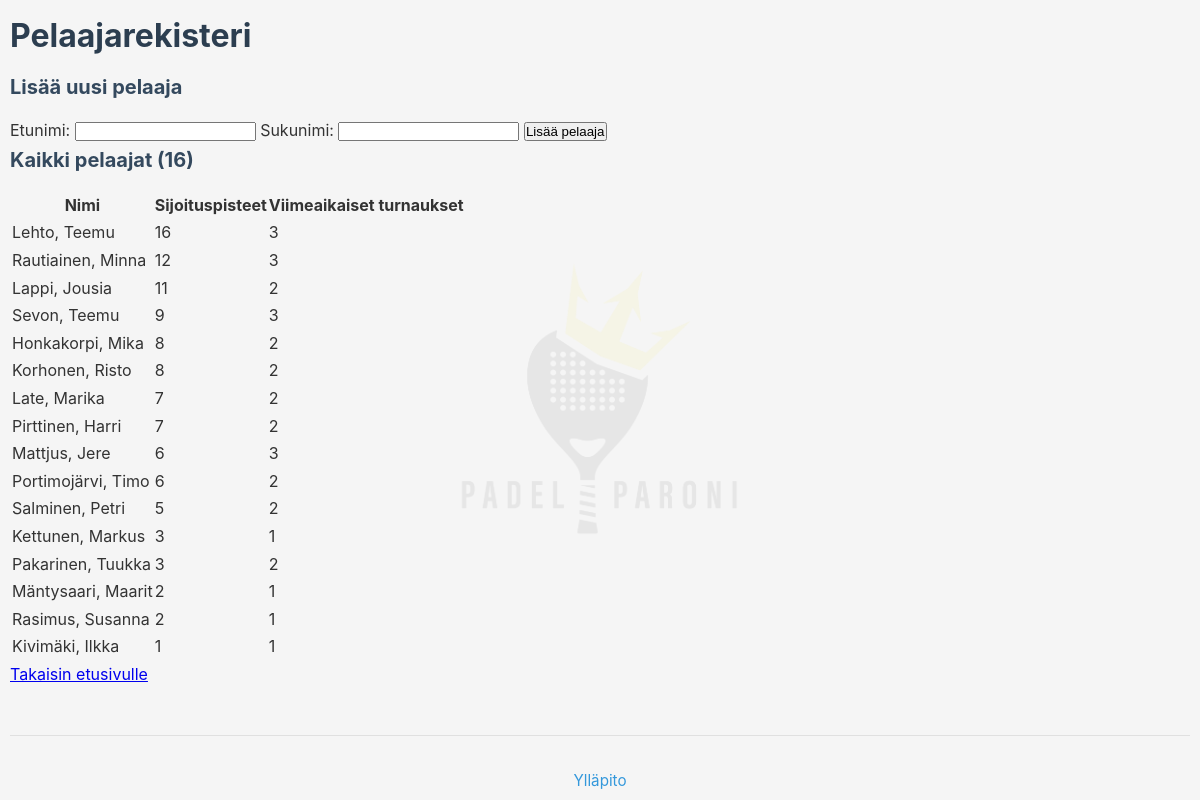
The page /players on the database its author committed.
### tables this page shows
CREATE TABLE player_registry (
            id INTEGER PRIMARY KEY AUTOINCREMENT,
            first_name TEXT NOT NULL CHECK(length(trim(first_name)) > 0 AND length(first_name) <= 100),
            last_name TEXT NOT NULL CHECK(length(trim(last_name)) > 0 AND length(last_name) <= 100),
            created_at TIMESTAMP DEFAULT CURRENT_TIMESTAMP,
            UNIQUE(first_name, last_name)
        );

### app.py (the view)
@app.route('/players')
def players_list():
    db = get_db_connection()
    players = db.execute("""
        SELECT
            pr.id,
            pr.first_name,
            pr.last_name,
            ps.seed_points,
            ps.recent_tournaments
        FROM player_registry pr
        LEFT JOIN player_seeding ps ON pr.id = ps.player_id
        ORDER BY ps.seed_points DESC, pr.last_name ASC, pr.first_name ASC
    """).fetchall()
    return render_template('players_list.html', players=players)

### app.py (called while the page is built)
def get_db_connection():
    global _db_initialized
    if not _db_initialized:
        init_db()
        _db_initialized = True
        print("Database initialized successfully!")
    if 'db' not in g:
        g.db = get_db()
    return g.db

@app.before_request
def log_request_start():
    import time
    g.request_start_time = time.time()
    print(f"[REQ START] {request.method} {request.path}")

@app.after_request
def log_request_end(response):
    import time
    if hasattr(g, 'request_start_time'):
        duration = time.time() - g.request_start_time
        print(f"[REQ END] {request.method} {request.path} - {duration:.3f}s - {response.status_code}")
    return response

@app.before_request
def generate_csp_nonce():
    g.csp_nonce = base64.b64encode(secrets.token_bytes(16)).decode('utf-8')

@app.after_request
def add_security_headers(response):
    if response.content_type and 'text/html' in response.content_type:
        nonce = getattr(g, 'csp_nonce', '')
        csp = (
            f"default-src 'self'; "
            f"script-src 'self' 'nonce-{nonce}'; "
            f"style-src 'self' 'unsafe-inline'; "
            f"img-src 'self' data:; "
            f"form-action 'self'; "
            f"frame-ancestors 'none'"
        )
        response.headers['Content-Security-Policy'] = csp
    return response

@app.context_processor
def inject_csp_nonce():
    return {'csp_nonce': getattr(g, 'csp_nonce', '')}

### database.py (called while the page is built)
def get_db():
    try:
        from flask import current_app
        db_path = current_app.config.get('DATABASE', DATABASE)
    except (ImportError, RuntimeError):
        db_path = DATABASE
    uri_mode = db_path.startswith('file:')
    conn = sqlite3.connect(db_path, uri=uri_mode, timeout=10.0)
    conn.row_factory = sqlite3.Row  # Returns rows as dictionaries
    return conn

### templates/players_list.html (shortened to what this page needs)
<!DOCTYPE html>
<html lang="fi">
<head>
    <link rel="stylesheet" href="{{ url_for('static', filename='css/style.css') }}">
</head>
<body>
    <h1>Pelaajarekisteri</h1>
    <div class="add-player-form">
        <h2>Lisää uusi pelaaja</h2>
        <form method="POST" action="/player/create">
            <label>Etunimi:</label>
            <input type="text" name="first_name" required>
            <label>Sukunimi:</label>
            <input type="text" name="last_name" required>
            <button type="submit">Lisää pelaaja</button>
        </form>
    </div>
    <div class="players-list">
        <h2>Kaikki pelaajat ({{ players|length }})</h2>
        {% if players %}
        <table>
            <thead>
                <tr>
                    <th>Nimi</th>
                    <th>Sijoituspisteet</th>
                    <th>Viimeaikaiset turnaukset</th>
                </tr>
            </thead>
            <tbody>
                {% for player in players %}
                <tr>
                    <td>
                        {{ player.last_name }}, {{ player.first_name }}
                    </td>
                    <td>{{ player.seed_points or 0 }}</td>
                    <td>{{ player.recent_tournaments or 0 }}</td>
                </tr>
                {% endfor %}
            </tbody>
        </table>
        {% else %}
        <p>Ei vielä pelaajia rekisterissä. Lisää ensimmäinen pelaaja yllä!</p>
        {% endif %}
    </div>
    <div class="navigation">
        <a href="/">Takaisin etusivulle</a>
    </div>
    <div style="margin-top: 3rem; padding-top: 2rem; border-top: 1px solid #e0e0e0; text-align: center;">
        <a href="{{ url_for('admin_dashboard') }}" style="color: #3498db; text-decoration: none; font-size: 0.95rem;">Ylläpito</a>
    </div>
</body>
</html>

### static/css/style.css (style rules this page uses)
* { margin: 0; padding: 0; box-sizing: border-box; }
body { font-family: -apple-system, BlinkMacSystemFont, 'Segoe UI', Roboto, Oxygen, Ubuntu, Cantarell, sans-serif; background: #f5f5f5; padding: 10px; line-height: 1.6; color: #333; position: relative; }
body::before { content: ''; position: fixed; top: 50%; left: 50%; transform: translate(-50%, -50%); width: 300px; height: 300px; background-image: url('../images/padel-paroni-logo.png'); background-size: contain; background-repeat: no-repeat; background-position: center; opacity: 0.06; pointer-events: none; z-index: -1; }
h1 { color: #2c3e50; margin-bottom: 10px; font-size: 28px; }
h2 { color: #34495e; margin-bottom: 15px; font-size: 20px; }
@media (min-width: 768px) { h1 { font-size: 32px; } }

### rows shown on the page
player_registry: last_name "Lehto", first_name "Teemu", seed_points "16", recent_tournaments "3"
player_registry: last_name "Rautiainen", first_name "Minna", seed_points "12", recent_tournaments "3"
player_registry: last_name "Lappi", first_name "Jousia", seed_points "11", recent_tournaments "2"
player_registry: last_name "Sevon", first_name "Teemu", seed_points "9", recent_tournaments "3"
player_registry: last_name "Honkakorpi", first_name "Mika", seed_points "8", recent_tournaments "2"
player_registry: last_name "Korhonen", first_name "Risto", seed_points "8", recent_tournaments "2"
player_registry: last_name "Late", first_name "Marika", seed_points "7", recent_tournaments "2"
player_registry: last_name "Pirttinen", first_name "Harri", seed_points "7", recent_tournaments "2"
player_registry: last_name "Mattjus", first_name "Jere", seed_points "6", recent_tournaments "3"
player_registry: last_name "Portimojärvi", first_name "Timo", seed_points "6", recent_tournaments "2"
player_registry: last_name "Salminen", first_name "Petri", seed_points "5", recent_tournaments "2"
player_registry: last_name "Kettunen", first_name "Markus", seed_points "3", recent_tournaments "1"
player_registry: last_name "Pakarinen", first_name "Tuukka", seed_points "3", recent_tournaments "2"
player_registry: last_name "Mäntysaari", first_name "Maarit", seed_points "2", recent_tournaments "1"
player_registry: last_name "Rasimus", first_name "Susanna", seed_points "2", recent_tournaments "1"
player_registry: last_name "Kivimäki", first_name "Ilkka", seed_points "1", recent_tournaments "1"

### other values the page prints
{{ players|length }} "16"
